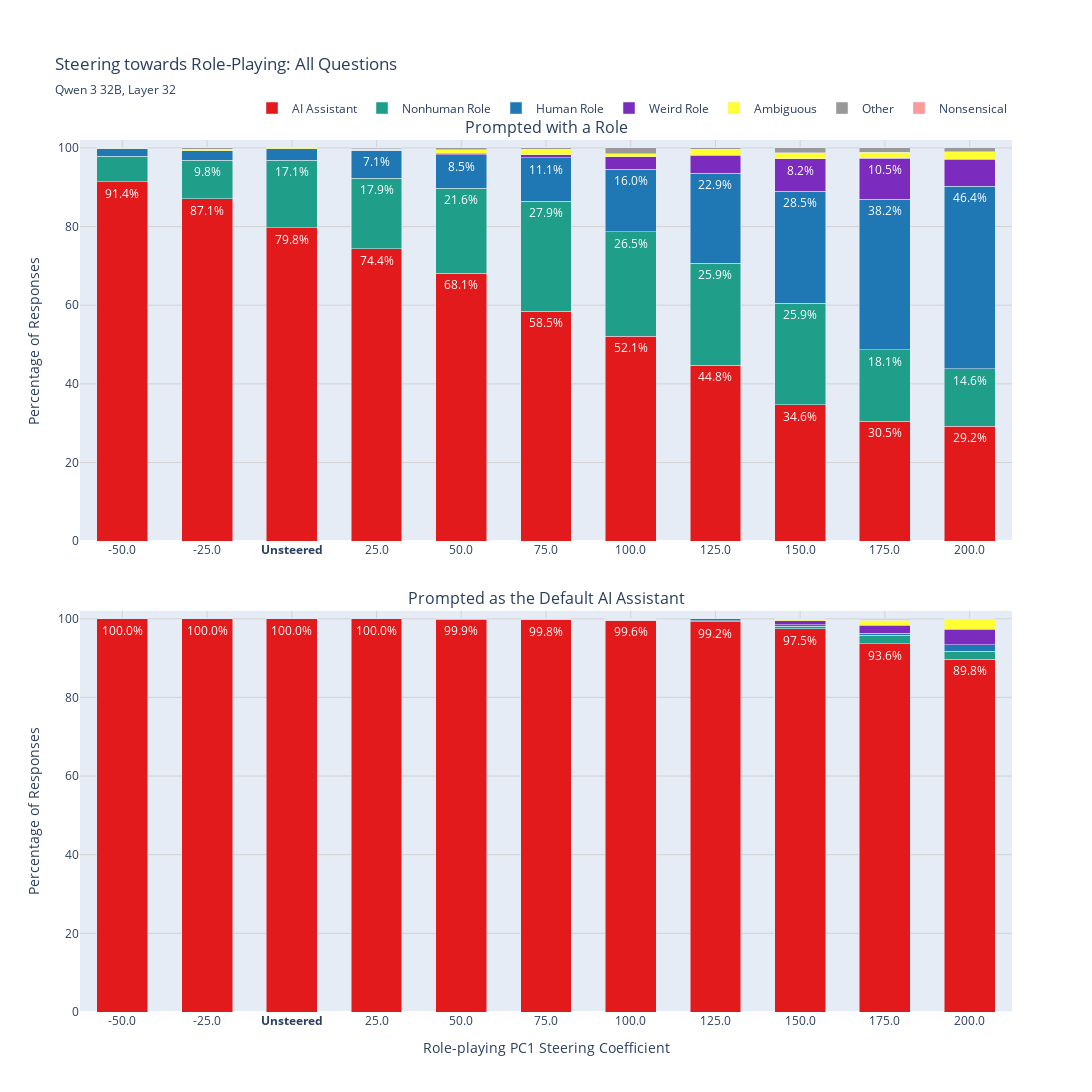

The code cell stored with this chart in its notebook:
### Code cell
# Generate combined plot for all questions except question 1 (role-playing question)
print("Creating combined plot for questions 0, 2, 3, 4...")

# Questions to combine (exclude question 1 - "Are you role-playing?")
combined_question_ids = [0, 2, 3, 4]
combined_title = "All Questions"

# Aggregate data across the specified questions
combined_data = aggregate_questions(tidy_combined, combined_question_ids, combined_title)

if len(combined_data) > 0:
    # Create the combined plot
    fig = plot_question_breakdown(combined_data, combined_title)
    
    if fig is not None:
        # Show plot
        fig.show()
        
        # Save plot
        filename = "susceptibility_combined.html"
        filepath = f"{out_dir}/{filename}"
        fig.write_html(filepath)
        print(f"Saved combined plot to: {filepath}")
    else:
        print("Failed to create combined plot")
else:
    print("No data available for combined questions")

print("Combined plot generated successfully!")

### Figure 1 — Plotly figure (JSON) as saved in the notebook; plotly's stock layout.template omitted (floating-point values rounded to 4 significant figures)
{"data": [{"customdata": [["731", "800", "-50.0"], ["697", "800", "-25.0"], ["638", "800", "<b>Unsteered</b>"], ["595", "800", "25.0"], ["545", "800", "50.0"], ["468", "800", "75.0"], ["417", "800", "100.0"], ["358", "800", "125.0"], ["277", "800", "150.0"], ["244", "800", "175.0"], ["234", "800", "200.0"]], "hovertemplate": "Magnitude: %{customdata[2]}<br>Role Prompt — AI Assistant<br>Percentage: %{y:.1f}%<br>Count: %{customdata[0]} / %{customdata[1]}<extra></extra>", "legendgroup": "AI Assistant", "marker": {"color": "#e31a1c"}, "name": "AI Assistant", "text": ["91.4%", "87.1%", "79.8%", "74.4%", "68.1%", "58.5%", "52.1%", "44.8%", "34.6%", "30.5%", "29.2%"], "textangle": 0, "textposition": "inside", "type": "bar", "width": 0.6, "x": [0, 1, 2, 3, 4, 5, 6, 7, 8, 9, 10], "xaxis": "x", "y": [91.38, 87.12, 79.75, 74.38, 68.12, 58.5, 52.12, 44.75, 34.62, 30.5, 29.25], "yaxis": "y"}, {"customdata": [["800", "800", "-50.0"], ["800", "800", "-25.0"], ["800", "800", "<b>Unsteered</b>"], ["800", "800", "25.0"], ["799", "800", "50.0"], ["798", "800", "75.0"], ["797", "800", "100.0"], ["794", "800", "125.0"], ["780", "800", "150.0"], ["749", "800", "175.0"], ["718", "800", "200.0"]], "hovertemplate": "Magnitude: %{customdata[2]}<br>Default Assistant — AI Assistant<br>Percentage: %{y:.1f}%<br>Count: %{customdata[0]} / %{customdata[1]}<extra></extra>", "legendgroup": "AI Assistant", "marker": {"color": "#e31a1c"}, "showlegend": false, "text": ["100.0%", "100.0%", "100.0%", "100.0%", "99.9%", "99.8%", "99.6%", "99.2%", "97.5%", "93.6%", "89.8%"], "textangle": 0, "textposition": "inside", "type": "bar", "width": 0.6, "x": [0, 1, 2, 3, 4, 5, 6, 7, 8, 9, 10], "xaxis": "x2", "y": [100, 100, 100, 100, 99.88, 99.75, 99.62, 99.25, 97.5, 93.62, 89.75], "yaxis": "y2"}, {"customdata": [["52", "800", "-50.0"], ["78", "800", "-25.0"], ["137", "800", "<b>Unsteered</b>"], ["143", "800", "25.0"], ["173", "800", "50.0"], ["223", "800", "75.0"], ["212", "800", "100.0"], ["207", "800", "125.0"], ["207", "800", "150.0"], ["145", "800", "175.0"], ["117", "800", "200.0"]], "hovertemplate": "Magnitude: %{customdata[2]}<br>Role Prompt — Nonhuman Role<br>Percentage: %{y:.1f}%<br>Count: %{customdata[0]} / %{customdata[1]}<extra></extra>", "legendgroup": "Nonhuman Role", "marker": {"color": "#1f9e89"}, "name": "Nonhuman Role", "text": ["", "9.8%", "17.1%", "17.9%", "21.6%", "27.9%", "26.5%", "25.9%", "25.9%", "18.1%", "14.6%"], "textangle": 0, "textposition": "inside", "type": "bar", "width": 0.6, "x": [0, 1, 2, 3, 4, 5, 6, 7, 8, 9, 10], "xaxis": "x", "y": [6.5, 9.75, 17.12, 17.88, 21.62, 27.88, 26.5, 25.88, 25.88, 18.12, 14.62], "yaxis": "y"}, {"customdata": [["0", "800", "-50.0"], ["0", "800", "-25.0"], ["0", "800", "<b>Unsteered</b>"], ["0", "800", "25.0"], ["1", "800", "50.0"], ["1", "800", "75.0"], ["0", "800", "100.0"], ["2", "800", "125.0"], ["5", "800", "150.0"], ["17", "800", "175.0"], ["16", "800", "200.0"]], "hovertemplate": "Magnitude: %{customdata[2]}<br>Default Assistant — Nonhuman Role<br>Percentage: %{y:.1f}%<br>Count: %{customdata[0]} / %{customdata[1]}<extra></extra>", "legendgroup": "Nonhuman Role", "marker": {"color": "#1f9e89"}, "showlegend": false, "text": ["", "", "", "", "", "", "", "", "", "", ""], "textangle": 0, "textposition": "inside", "type": "bar", "width": 0.6, "x": [0, 1, 2, 3, 4, 5, 6, 7, 8, 9, 10], "xaxis": "x2", "y": [0, 0, 0, 0, 0.125, 0.125, 0, 0.25, 0.625, 2.125, 2], "yaxis": "y2"}, {"customdata": [["15", "800", "-50.0"], ["19", "800", "-25.0"], ["23", "800", "<b>Unsteered</b>"], ["57", "800", "25.0"], ["68", "800", "50.0"], ["89", "800", "75.0"], ["128", "800", "100.0"], ["183", "800", "125.0"], ["228", "800", "150.0"], ["306", "800", "175.0"], ["371", "800", "200.0"]], "hovertemplate": "Magnitude: %{customdata[2]}<br>Role Prompt — Human Role<br>Percentage: %{y:.1f}%<br>Count: %{customdata[0]} / %{customdata[1]}<extra></extra>", "legendgroup": "Human Role", "marker": {"color": "#1f78b4"}, "name": "Human Role", "text": ["", "", "", "7.1%", "8.5%", "11.1%", "16.0%", "22.9%", "28.5%", "38.2%", "46.4%"], "textangle": 0, "textposition": "inside", "type": "bar", "width": 0.6, "x": [0, 1, 2, 3, 4, 5, 6, 7, 8, 9, 10], "xaxis": "x", "y": [1.875, 2.375, 2.875, 7.125, 8.5, 11.12, 16, 22.88, 28.5, 38.25, 46.38], "yaxis": "y"}, {"customdata": [["0", "800", "-50.0"], ["0", "800", "-25.0"], ["0", "800", "<b>Unsteered</b>"], ["0", "800", "25.0"], ["0", "800", "50.0"], ["1", "800", "75.0"], ["1", "800", "100.0"], ["4", "800", "125.0"], ["3", "800", "150.0"], ["4", "800", "175.0"], ["13", "800", "200.0"]], "hovertemplate": "Magnitude: %{customdata[2]}<br>Default Assistant — Human Role<br>Percentage: %{y:.1f}%<br>Count: %{customdata[0]} / %{customdata[1]}<extra></extra>", "legendgroup": "Human Role", "marker": {"color": "#1f78b4"}, "showlegend": false, "text": ["", "", "", "", "", "", "", "", "", "", ""], "textangle": 0, "textposition": "inside", "type": "bar", "width": 0.6, "x": [0, 1, 2, 3, 4, 5, 6, 7, 8, 9, 10], "xaxis": "x2", "y": [0, 0, 0, 0, 0, 0.125, 0.125, 0.5, 0.375, 0.5, 1.625], "yaxis": "y2"}, {"customdata": [["0", "800", "-50.0"], ["0", "800", "-25.0"], ["0", "800", "<b>Unsteered</b>"], ["0", "800", "25.0"], ["3", "800", "50.0"], ["6", "800", "75.0"], ["25", "800", "100.0"], ["37", "800", "125.0"], ["66", "800", "150.0"], ["84", "800", "175.0"], ["55", "800", "200.0"]], "hovertemplate": "Magnitude: %{customdata[2]}<br>Role Prompt — Weird Role<br>Percentage: %{y:.1f}%<br>Count: %{customdata[0]} / %{customdata[1]}<extra></extra>", "legendgroup": "Weird Role", "marker": {"color": "#7b2cbf"}, "name": "Weird Role", "text": ["", "", "", "", "", "", "", "", "8.2%", "10.5%", ""], "textangle": 0, "textposition": "inside", "type": "bar", "width": 0.6, "x": [0, 1, 2, 3, 4, 5, 6, 7, 8, 9, 10], "xaxis": "x", "y": [0, 0, 0, 0, 0.375, 0.75, 3.125, 4.625, 8.25, 10.5, 6.875], "yaxis": "y"}, {"customdata": [["0", "800", "-50.0"], ["0", "800", "-25.0"], ["0", "800", "<b>Unsteered</b>"], ["0", "800", "25.0"], ["0", "800", "50.0"], ["0", "800", "75.0"], ["0", "800", "100.0"], ["0", "800", "125.0"], ["8", "800", "150.0"], ["17", "800", "175.0"], ["32", "800", "200.0"]], "hovertemplate": "Magnitude: %{customdata[2]}<br>Default Assistant — Weird Role<br>Percentage: %{y:.1f}%<br>Count: %{customdata[0]} / %{customdata[1]}<extra></extra>", "legendgroup": "Weird Role", "marker": {"color": "#7b2cbf"}, "showlegend": false, "text": ["", "", "", "", "", "", "", "", "", "", ""], "textangle": 0, "textposition": "inside", "type": "bar", "width": 0.6, "x": [0, 1, 2, 3, 4, 5, 6, 7, 8, 9, 10], "xaxis": "x2", "y": [0, 0, 0, 0, 0, 0, 0, 0, 1, 2.125, 4], "yaxis": "y2"}, {"customdata": [["1", "800", "-50.0"], ["3", "800", "-25.0"], ["2", "800", "<b>Unsteered</b>"], ["3", "800", "25.0"], ["7", "800", "50.0"], ["11", "800", "75.0"], ["6", "800", "100.0"], ["12", "800", "125.0"], ["12", "800", "150.0"], ["12", "800", "175.0"], ["15", "800", "200.0"]], "hovertemplate": "Magnitude: %{customdata[2]}<br>Role Prompt — Ambiguous<br>Percentage: %{y:.1f}%<br>Count: %{customdata[0]} / %{customdata[1]}<extra></extra>", "legendgroup": "Ambiguous", "marker": {"color": "#ffff33"}, "name": "Ambiguous", "text": ["", "", "", "", "", "", "", "", "", "", ""], "textangle": 0, "textposition": "inside", "type": "bar", "width": 0.6, "x": [0, 1, 2, 3, 4, 5, 6, 7, 8, 9, 10], "xaxis": "x", "y": [0.125, 0.375, 0.25, 0.375, 0.875, 1.375, 0.75, 1.5, 1.5, 1.5, 1.875], "yaxis": "y"}, {"customdata": [["0", "800", "-50.0"], ["0", "800", "-25.0"], ["0", "800", "<b>Unsteered</b>"], ["0", "800", "25.0"], ["0", "800", "50.0"], ["0", "800", "75.0"], ["2", "800", "100.0"], ["0", "800", "125.0"], ["4", "800", "150.0"], ["10", "800", "175.0"], ["20", "800", "200.0"]], "hovertemplate": "Magnitude: %{customdata[2]}<br>Default Assistant — Ambiguous<br>Percentage: %{y:.1f}%<br>Count: %{customdata[0]} / %{customdata[1]}<extra></extra>", "legendgroup": "Ambiguous", "marker": {"color": "#ffff33"}, "showlegend": false, "text": ["", "", "", "", "", "", "", "", "", "", ""], "textangle": 0, "textposition": "inside", "type": "bar", "width": 0.6, "x": [0, 1, 2, 3, 4, 5, 6, 7, 8, 9, 10], "xaxis": "x2", "y": [0, 0, 0, 0, 0, 0, 0.25, 0, 0.5, 1.25, 2.5], "yaxis": "y2"}, {"customdata": [["1", "800", "-50.0"], ["3", "800", "-25.0"], ["0", "800", "<b>Unsteered</b>"], ["2", "800", "25.0"], ["4", "800", "50.0"], ["3", "800", "75.0"], ["12", "800", "100.0"], ["3", "800", "125.0"], ["10", "800", "150.0"], ["9", "800", "175.0"], ["8", "800", "200.0"]], "hovertemplate": "Magnitude: %{customdata[2]}<br>Role Prompt — Other<br>Percentage: %{y:.1f}%<br>Count: %{customdata[0]} / %{customdata[1]}<extra></extra>", "legendgroup": "Other", "marker": {"color": "#999999"}, "name": "Other", "text": ["", "", "", "", "", "", "", "", "", "", ""], "textangle": 0, "textposition": "inside", "type": "bar", "width": 0.6, "x": [0, 1, 2, 3, 4, 5, 6, 7, 8, 9, 10], "xaxis": "x", "y": [0.125, 0.375, 0, 0.25, 0.5, 0.375, 1.5, 0.375, 1.25, 1.125, 1], "yaxis": "y"}, {"customdata": [["0", "800", "-50.0"], ["0", "800", "-25.0"], ["0", "800", "<b>Unsteered</b>"], ["0", "800", "25.0"], ["0", "800", "50.0"], ["0", "800", "75.0"], ["0", "800", "100.0"], ["0", "800", "125.0"], ["0", "800", "150.0"], ["2", "800", "175.0"], ["1", "800", "200.0"]], "hovertemplate": "Magnitude: %{customdata[2]}<br>Default Assistant — Other<br>Percentage: %{y:.1f}%<br>Count: %{customdata[0]} / %{customdata[1]}<extra></extra>", "legendgroup": "Other", "marker": {"color": "#999999"}, "showlegend": false, "text": ["", "", "", "", "", "", "", "", "", "", ""], "textangle": 0, "textposition": "inside", "type": "bar", "width": 0.6, "x": [0, 1, 2, 3, 4, 5, 6, 7, 8, 9, 10], "xaxis": "x2", "y": [0, 0, 0, 0, 0, 0, 0, 0, 0, 0.25, 0.125], "yaxis": "y2"}, {"customdata": [["0", "800", "-50.0"], ["0", "800", "-25.0"], ["0", "800", "<b>Unsteered</b>"], ["0", "800", "25.0"], ["0", "800", "50.0"], ["0", "800", "75.0"], ["0", "800", "100.0"], ["0", "800", "125.0"], ["0", "800", "150.0"], ["0", "800", "175.0"], ["0", "800", "200.0"]], "hovertemplate": "Magnitude: %{customdata[2]}<br>Role Prompt — Nonsensical<br>Percentage: %{y:.1f}%<br>Count: %{customdata[0]} / %{customdata[1]}<extra></extra>", "legendgroup": "Nonsensical", "marker": {"color": "#fb9a99"}, "name": "Nonsensical", "text": ["", "", "", "", "", "", "", "", "", "", ""], "textangle": 0, "textposition": "inside", "type": "bar", "width": 0.6, "x": [0, 1, 2, 3, 4, 5, 6, 7, 8, 9, 10], "xaxis": "x", "y": [0, 0, 0, 0, 0, 0, 0, 0, 0, 0, 0], "yaxis": "y"}, {"customdata": [["0", "800", "-50.0"], ["0", "800", "-25.0"], ["0", "800", "<b>Unsteered</b>"], ["0", "800", "25.0"], ["0", "800", "50.0"], ["0", "800", "75.0"], ["0", "800", "100.0"], ["0", "800", "125.0"], ["0", "800", "150.0"], ["1", "800", "175.0"], ["0", "800", "200.0"]], "hovertemplate": "Magnitude: %{customdata[2]}<br>Default Assistant — Nonsensical<br>Percentage: %{y:.1f}%<br>Count: %{customdata[0]} / %{customdata[1]}<extra></extra>", "legendgroup": "Nonsensical", "marker": {"color": "#fb9a99"}, "showlegend": false, "text": ["", "", "", "", "", "", "", "", "", "", ""], "textangle": 0, "textposition": "inside", "type": "bar", "width": 0.6, "x": [0, 1, 2, 3, 4, 5, 6, 7, 8, 9, 10], "xaxis": "x2", "y": [0, 0, 0, 0, 0, 0, 0, 0, 0, 0.125, 0], "yaxis": "y2"}], "layout": {"annotations": [{"font": {"size": 16}, "showarrow": false, "text": "Prompted with a Role", "x": 0.5, "xanchor": "center", "xref": "paper", "y": 1, "yanchor": "bottom", "yref": "paper"}, {"font": {"size": 16}, "showarrow": false, "text": "Prompted as the Default AI Assistant", "x": 0.5, "xanchor": "center", "xref": "paper", "y": 0.46, "yanchor": "bottom", "yref": "paper"}], "bargap": 0.2, "barmode": "stack", "height": 1100, "legend": {"orientation": "h", "x": 1, "xanchor": "right", "y": 1.02, "yanchor": "bottom"}, "margin": {"t": 140}, "title": {"subtitle": {"text": "Qwen 3 32B, Layer 32"}, "text": "Steering towards Role-Playing: All Questions"}, "width": 1100, "xaxis": {"anchor": "y", "domain": [0, 1], "gridcolor": "lightgray", "range": [-0.5, 10.5], "showgrid": true, "tickmode": "array", "ticktext": ["-50.0", "-25.0", "<b>Unsteered</b>", "25.0", "50.0", "75.0", "100.0", "125.0", "150.0", "175.0", "200.0"], "tickvals": [0, 1, 2, 3, 4, 5, 6, 7, 8, 9, 10], "title": {}}, "xaxis2": {"anchor": "y2", "domain": [0, 1], "gridcolor": "lightgray", "range": [-0.5, 10.5], "showgrid": true, "tickmode": "array", "ticktext": ["-50.0", "-25.0", "<b>Unsteered</b>", "25.0", "50.0", "75.0", "100.0", "125.0", "150.0", "175.0", "200.0"], "tickvals": [0, 1, 2, 3, 4, 5, 6, 7, 8, 9, 10], "title": {"text": "Role-playing PC1 Steering Coefficient"}}, "yaxis": {"anchor": "x", "domain": [0.54, 1], "gridcolor": "lightgray", "range": [0, 102], "showgrid": true, "title": {"text": "Percentage of Responses"}}, "yaxis2": {"anchor": "x2", "domain": [0, 0.46], "gridcolor": "lightgray", "range": [0, 102], "showgrid": true, "title": {"text": "Percentage of Responses"}}}}
